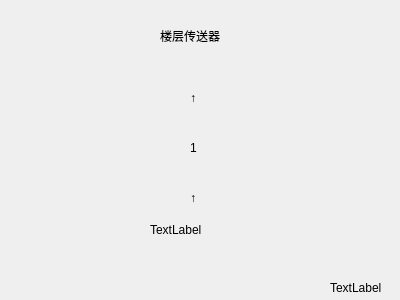
<?xml version="1.0" encoding="UTF-8"?>
<ui version="4.0">
 <class>floortrans</class>
 <widget class="QWidget" name="floortrans">
  <property name="geometry">
   <rect>
    <x>0</x>
    <y>0</y>
    <width>400</width>
    <height>300</height>
   </rect>
  </property>
  <property name="windowTitle">
   <string>Form</string>
  </property>
  <widget class="QLabel" name="labelup">
   <property name="geometry">
    <rect>
     <x>190</x>
     <y>90</y>
     <width>72</width>
     <height>15</height>
    </rect>
   </property>
   <property name="text">
    <string>↑</string>
   </property>
  </widget>
  <widget class="QLabel" name="label">
   <property name="geometry">
    <rect>
     <x>190</x>
     <y>140</y>
     <width>72</width>
     <height>15</height>
    </rect>
   </property>
   <property name="text">
    <string>1</string>
   </property>
  </widget>
  <widget class="QLabel" name="labeldown">
   <property name="geometry">
    <rect>
     <x>190</x>
     <y>190</y>
     <width>72</width>
     <height>15</height>
    </rect>
   </property>
   <property name="text">
    <string>↑</string>
   </property>
  </widget>
  <widget class="QLabel" name="labelname">
   <property name="geometry">
    <rect>
     <x>160</x>
     <y>20</y>
     <width>101</width>
     <height>31</height>
    </rect>
   </property>
   <property name="text">
    <string>楼层传送器</string>
   </property>
  </widget>
  <widget class="QLabel" name="labelhint">
   <property name="geometry">
    <rect>
     <x>150</x>
     <y>220</y>
     <width>141</width>
     <height>20</height>
    </rect>
   </property>
   <property name="text">
    <string>TextLabel</string>
   </property>
  </widget>
  <widget class="QLabel" name="labelexit">
   <property name="geometry">
    <rect>
     <x>330</x>
     <y>280</y>
     <width>72</width>
     <height>15</height>
    </rect>
   </property>
   <property name="text">
    <string>TextLabel</string>
   </property>
  </widget>
 </widget>
 <resources/>
 <connections/>
</ui>
